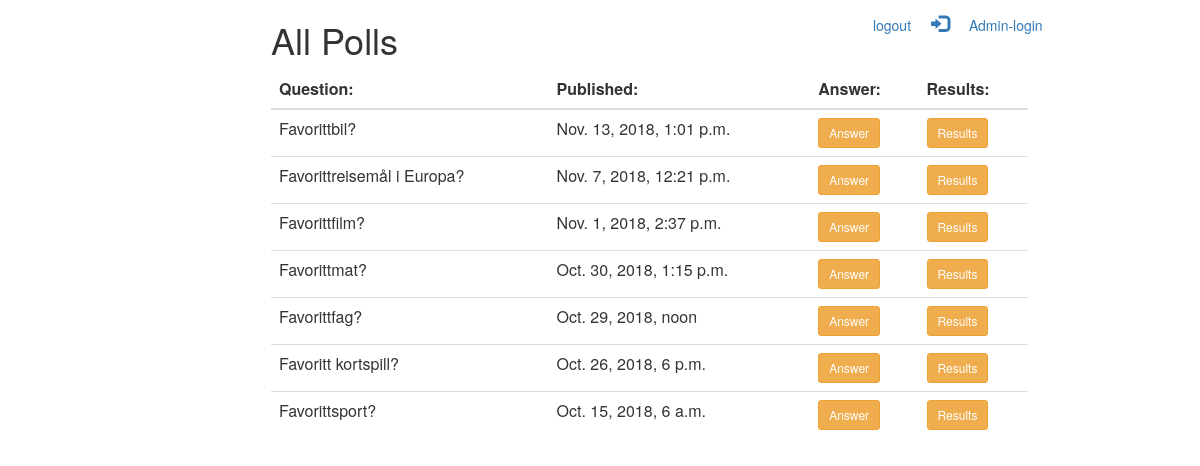
The page /polls/polls/ (signed in) on the database its author committed.
### polls/models.py (models this page shows, shortened)
class Question(models.Model):
    question_text = models.CharField(max_length=200)
    pub_date = models.DateTimeField('date published')
    def was_published_recently(self):
        now = timezone.now()
        return now - datetime.timedelta(days=1) <= self.pub_date <= now
    was_published_recently.admin_order_field = 'pub_date'
    was_published_recently.boolean = True
    was_published_recently.short_description = 'Published recently'

### polls/views.py (the view)
# urls.py: path('polls/', views.AllPollsView.as_view(), name='polls'),
class AllPollsView(LoginRequiredMixin, generic.ListView):
    template_name = 'polls/polls.html'
    def get_queryset(self):
        return Question.objects.filter(pub_date__lte=timezone.now()).order_by('-pub_date')

### templates/polls/polls.html (shortened to what this page needs)
{% load static %}
<link rel="stylesheet" type="text/css" href="{% static 'polls/style.css' %}">
<!DOCTYPE html>
<html lang="en">
<head>
    <link rel="stylesheet" href="https://maxcdn.bootstrapcdn.com/bootstrap/3.3.7/css/bootstrap.min.css">
</head>
<body>
 <div class="col-sm-8 text-left" id="header">
        <ul class="nav navbar-nav">
            <h1>All Polls</h1>
        </ul>
        <ul class="nav navbar-nav navbar-right">
            <p><a href="{% url 'logout' %}">logout</a>
            <a href="/admin"><span class="glyphicon glyphicon-log-in btn-lg"></span> Admin-login</a></p>
        </ul>
    </div>
    <div class="col-sm-8 text-left" id="recent_questions">
    {% if question_list %}
        <table class="table">
            <thead>
                <tr>
                    <th>Question:</th>
                    <th>Published:</th>
                    <th>Answer:</th>
                    <th>Results:</th>
                </tr>
            </thead>
            <tbody>
            {% for question in question_list %}
                <tr>
                    <td>{{ question.question_text }}</td>
                    <td>{{ question.pub_date }}</td>
                    <form action="{% url 'polls:detail' question.id %}">
                        <td><input type="submit" value="Answer" class="btn btn-warning btn-sm"></td>
                    </form>
                    <form action="{% url 'polls:results' question.id %}">
                        <td><input type="submit" value="Results" class="btn btn-warning btn-sm"></td>
                    </form>
                </tr>
            {% endfor %}
            </tbody>
        </table>
    {% else %}
        <p>No polls are available.</p>
    {% endif %}
    </div>
</body>
</html>

### polls/static/polls/style.css (style rules this page uses)
body { padding-left: 20px; }
#header { margin-left: 20%; margin-right: 20%; }
#recent_questions { margin-left: 20%; margin-right: 20%; }

### rows shown on the page
Question: question_text "Favorittbil?", pub_date "Nov. 13, 2018, 1:01 p.m."
Question: question_text "Favorittreisemål i Europa?", pub_date "Nov. 7, 2018, 12:21 p.m."
Question: question_text "Favorittfilm?", pub_date "Nov. 1, 2018, 2:37 p.m."
Question: question_text "Favorittmat?", pub_date "Oct. 30, 2018, 1:15 p.m."
Question: question_text "Favorittfag?", pub_date "Oct. 29, 2018, noon"
Question: question_text "Favoritt kortspill?", pub_date "Oct. 26, 2018, 6 p.m."
Question: question_text "Favorittsport?", pub_date "Oct. 15, 2018, 6 a.m."
